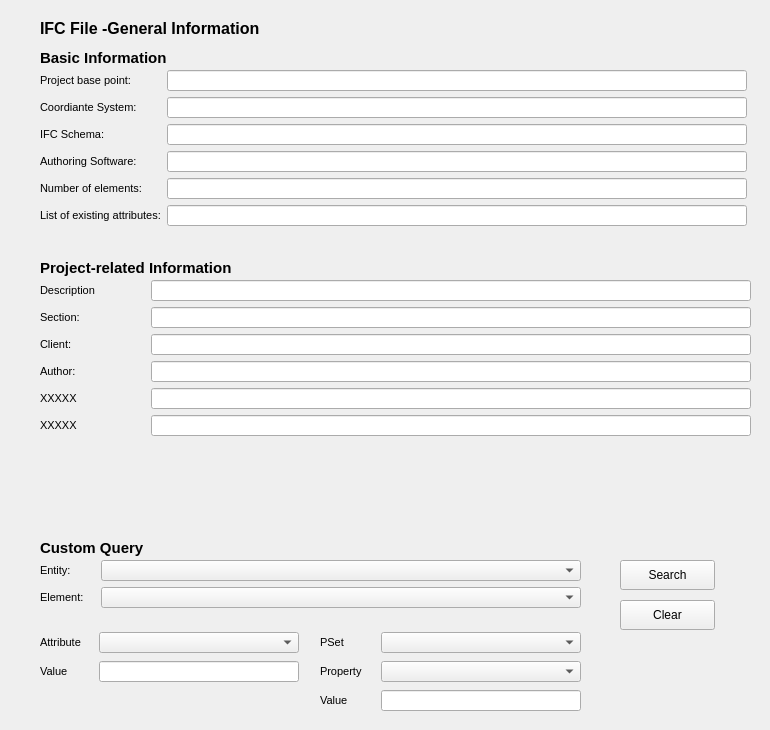
<?xml version="1.0" encoding="UTF-8"?>
<ui version="4.0">
 <class>idsGeneralInfoWindow</class>
 <widget class="QMainWindow" name="idsGeneralInfoWindow">
  <property name="geometry">
   <rect>
    <x>0</x>
    <y>0</y>
    <width>770</width>
    <height>730</height>
   </rect>
  </property>
  <property name="sizePolicy">
   <sizepolicy hsizetype="Fixed" vsizetype="Fixed">
    <horstretch>0</horstretch>
    <verstretch>0</verstretch>
   </sizepolicy>
  </property>
  <property name="minimumSize">
   <size>
    <width>770</width>
    <height>730</height>
   </size>
  </property>
  <property name="maximumSize">
   <size>
    <width>770</width>
    <height>730</height>
   </size>
  </property>
  <property name="windowTitle">
   <string>IDS General Information</string>
  </property>
  <widget class="QWidget" name="centralwidget">
   <widget class="QLabel" name="lbl_ids_info_title">
    <property name="geometry">
     <rect>
      <x>40</x>
      <y>20</y>
      <width>271</width>
      <height>16</height>
     </rect>
    </property>
    <property name="font">
     <font>
      <family>Arial</family>
      <pointsize>12</pointsize>
      <weight>75</weight>
      <bold>true</bold>
     </font>
    </property>
    <property name="text">
     <string>IFC File -General Information</string>
    </property>
   </widget>
   <widget class="QWidget" name="layoutWidget">
    <property name="geometry">
     <rect>
      <x>40</x>
      <y>70</y>
      <width>734</width>
      <height>170</height>
     </rect>
    </property>
    <layout class="QVBoxLayout" name="verticalLayout">
     <property name="sizeConstraint">
      <enum>QLayout::SetFixedSize</enum>
     </property>
     <property name="rightMargin">
      <number>0</number>
     </property>
     <item>
      <layout class="QHBoxLayout" name="horizontalLayout">
       <item>
        <widget class="QLabel" name="lbl_title">
         <property name="sizePolicy">
          <sizepolicy hsizetype="MinimumExpanding" vsizetype="MinimumExpanding">
           <horstretch>0</horstretch>
           <verstretch>0</verstretch>
          </sizepolicy>
         </property>
         <property name="font">
          <font>
           <pointsize>8</pointsize>
          </font>
         </property>
         <property name="text">
          <string>Project base point:</string>
         </property>
        </widget>
       </item>
       <item>
        <widget class="QLineEdit" name="txt_base_point">
         <property name="sizePolicy">
          <sizepolicy hsizetype="Fixed" vsizetype="Fixed">
           <horstretch>0</horstretch>
           <verstretch>0</verstretch>
          </sizepolicy>
         </property>
         <property name="minimumSize">
          <size>
           <width>580</width>
           <height>21</height>
          </size>
         </property>
         <property name="maximumSize">
          <size>
           <width>580</width>
           <height>21</height>
          </size>
         </property>
         <property name="readOnly">
          <bool>true</bool>
         </property>
        </widget>
       </item>
      </layout>
     </item>
     <item>
      <layout class="QHBoxLayout" name="horizontalLayout_2">
       <item>
        <widget class="QLabel" name="lbl_copyright">
         <property name="sizePolicy">
          <sizepolicy hsizetype="MinimumExpanding" vsizetype="MinimumExpanding">
           <horstretch>0</horstretch>
           <verstretch>0</verstretch>
          </sizepolicy>
         </property>
         <property name="font">
          <font>
           <pointsize>8</pointsize>
          </font>
         </property>
         <property name="text">
          <string>Coordiante System:</string>
         </property>
        </widget>
       </item>
       <item>
        <widget class="QLineEdit" name="txt_coordinate_sys">
         <property name="sizePolicy">
          <sizepolicy hsizetype="Fixed" vsizetype="Fixed">
           <horstretch>0</horstretch>
           <verstretch>0</verstretch>
          </sizepolicy>
         </property>
         <property name="minimumSize">
          <size>
           <width>580</width>
           <height>21</height>
          </size>
         </property>
         <property name="maximumSize">
          <size>
           <width>580</width>
           <height>21</height>
          </size>
         </property>
         <property name="readOnly">
          <bool>true</bool>
         </property>
        </widget>
       </item>
      </layout>
     </item>
     <item>
      <layout class="QHBoxLayout" name="horizontalLayout_3">
       <item>
        <widget class="QLabel" name="lbl_version">
         <property name="sizePolicy">
          <sizepolicy hsizetype="MinimumExpanding" vsizetype="MinimumExpanding">
           <horstretch>0</horstretch>
           <verstretch>0</verstretch>
          </sizepolicy>
         </property>
         <property name="font">
          <font>
           <pointsize>8</pointsize>
          </font>
         </property>
         <property name="text">
          <string>IFC Schema:</string>
         </property>
        </widget>
       </item>
       <item>
        <widget class="QLineEdit" name="txt_ifc_schema">
         <property name="sizePolicy">
          <sizepolicy hsizetype="Fixed" vsizetype="Fixed">
           <horstretch>0</horstretch>
           <verstretch>0</verstretch>
          </sizepolicy>
         </property>
         <property name="minimumSize">
          <size>
           <width>580</width>
           <height>21</height>
          </size>
         </property>
         <property name="maximumSize">
          <size>
           <width>580</width>
           <height>21</height>
          </size>
         </property>
         <property name="readOnly">
          <bool>true</bool>
         </property>
        </widget>
       </item>
      </layout>
     </item>
     <item>
      <layout class="QHBoxLayout" name="horizontalLayout_4">
       <item>
        <widget class="QLabel" name="lbl_author">
         <property name="sizePolicy">
          <sizepolicy hsizetype="MinimumExpanding" vsizetype="MinimumExpanding">
           <horstretch>0</horstretch>
           <verstretch>0</verstretch>
          </sizepolicy>
         </property>
         <property name="font">
          <font>
           <pointsize>8</pointsize>
          </font>
         </property>
         <property name="text">
          <string>Authoring Software:</string>
         </property>
        </widget>
       </item>
       <item>
        <widget class="QLineEdit" name="txt_software">
         <property name="sizePolicy">
          <sizepolicy hsizetype="Fixed" vsizetype="Fixed">
           <horstretch>0</horstretch>
           <verstretch>0</verstretch>
          </sizepolicy>
         </property>
         <property name="minimumSize">
          <size>
           <width>580</width>
           <height>21</height>
          </size>
         </property>
         <property name="maximumSize">
          <size>
           <width>580</width>
           <height>21</height>
          </size>
         </property>
         <property name="readOnly">
          <bool>true</bool>
         </property>
        </widget>
       </item>
      </layout>
     </item>
     <item>
      <layout class="QHBoxLayout" name="horizontalLayout_7">
       <item>
        <widget class="QLabel" name="lbl_purpose">
         <property name="sizePolicy">
          <sizepolicy hsizetype="MinimumExpanding" vsizetype="MinimumExpanding">
           <horstretch>0</horstretch>
           <verstretch>0</verstretch>
          </sizepolicy>
         </property>
         <property name="font">
          <font>
           <pointsize>8</pointsize>
          </font>
         </property>
         <property name="text">
          <string>Number of elements:</string>
         </property>
        </widget>
       </item>
       <item>
        <widget class="QLineEdit" name="txt_num_elements">
         <property name="sizePolicy">
          <sizepolicy hsizetype="Fixed" vsizetype="Fixed">
           <horstretch>0</horstretch>
           <verstretch>0</verstretch>
          </sizepolicy>
         </property>
         <property name="minimumSize">
          <size>
           <width>580</width>
           <height>21</height>
          </size>
         </property>
         <property name="maximumSize">
          <size>
           <width>580</width>
           <height>21</height>
          </size>
         </property>
         <property name="readOnly">
          <bool>true</bool>
         </property>
        </widget>
       </item>
      </layout>
     </item>
     <item>
      <layout class="QHBoxLayout" name="horizontalLayout_8">
       <item>
        <widget class="QLabel" name="lbl_milestone">
         <property name="sizePolicy">
          <sizepolicy hsizetype="MinimumExpanding" vsizetype="MinimumExpanding">
           <horstretch>0</horstretch>
           <verstretch>0</verstretch>
          </sizepolicy>
         </property>
         <property name="font">
          <font>
           <pointsize>8</pointsize>
          </font>
         </property>
         <property name="text">
          <string>List of existing attributes:</string>
         </property>
        </widget>
       </item>
       <item>
        <widget class="QLineEdit" name="txt_list_attributes">
         <property name="sizePolicy">
          <sizepolicy hsizetype="Fixed" vsizetype="Fixed">
           <horstretch>0</horstretch>
           <verstretch>0</verstretch>
          </sizepolicy>
         </property>
         <property name="minimumSize">
          <size>
           <width>580</width>
           <height>21</height>
          </size>
         </property>
         <property name="maximumSize">
          <size>
           <width>580</width>
           <height>21</height>
          </size>
         </property>
         <property name="readOnly">
          <bool>true</bool>
         </property>
        </widget>
       </item>
      </layout>
     </item>
    </layout>
   </widget>
   <widget class="QLabel" name="lbl_ids_info_title_2">
    <property name="geometry">
     <rect>
      <x>40</x>
      <y>50</y>
      <width>251</width>
      <height>16</height>
     </rect>
    </property>
    <property name="font">
     <font>
      <family>Arial</family>
      <pointsize>11</pointsize>
      <weight>75</weight>
      <bold>true</bold>
     </font>
    </property>
    <property name="text">
     <string>Basic Information</string>
    </property>
   </widget>
   <widget class="QLabel" name="lbl_ids_info_title_3">
    <property name="geometry">
     <rect>
      <x>40</x>
      <y>260</y>
      <width>251</width>
      <height>16</height>
     </rect>
    </property>
    <property name="font">
     <font>
      <family>Arial</family>
      <pointsize>11</pointsize>
      <weight>75</weight>
      <bold>true</bold>
     </font>
    </property>
    <property name="text">
     <string>Project-related Information</string>
    </property>
   </widget>
   <widget class="QLabel" name="lbl_ids_info_title_4">
    <property name="geometry">
     <rect>
      <x>40</x>
      <y>540</y>
      <width>251</width>
      <height>16</height>
     </rect>
    </property>
    <property name="font">
     <font>
      <family>Arial</family>
      <pointsize>11</pointsize>
      <weight>75</weight>
      <bold>true</bold>
     </font>
    </property>
    <property name="text">
     <string>Custom Query</string>
    </property>
   </widget>
   <widget class="QWidget" name="layoutWidget_2">
    <property name="geometry">
     <rect>
      <x>40</x>
      <y>280</y>
      <width>711</width>
      <height>231</height>
     </rect>
    </property>
    <layout class="QVBoxLayout" name="verticalLayout_2">
     <property name="sizeConstraint">
      <enum>QLayout::SetMaximumSize</enum>
     </property>
     <item>
      <layout class="QHBoxLayout" name="horizontalLayout_5">
       <item>
        <widget class="QLabel" name="lbl_title_2">
         <property name="font">
          <font>
           <pointsize>8</pointsize>
          </font>
         </property>
         <property name="text">
          <string>Description</string>
         </property>
        </widget>
       </item>
       <item>
        <widget class="QLineEdit" name="txt_prj_description">
         <property name="minimumSize">
          <size>
           <width>600</width>
           <height>21</height>
          </size>
         </property>
         <property name="maximumSize">
          <size>
           <width>600</width>
           <height>21</height>
          </size>
         </property>
         <property name="readOnly">
          <bool>true</bool>
         </property>
        </widget>
       </item>
      </layout>
     </item>
     <item>
      <layout class="QHBoxLayout" name="horizontalLayout_6">
       <item>
        <widget class="QLabel" name="lbl_copyright_2">
         <property name="font">
          <font>
           <pointsize>8</pointsize>
          </font>
         </property>
         <property name="text">
          <string>Section:</string>
         </property>
        </widget>
       </item>
       <item>
        <widget class="QLineEdit" name="txt_section">
         <property name="minimumSize">
          <size>
           <width>600</width>
           <height>21</height>
          </size>
         </property>
         <property name="maximumSize">
          <size>
           <width>600</width>
           <height>21</height>
          </size>
         </property>
         <property name="readOnly">
          <bool>true</bool>
         </property>
        </widget>
       </item>
      </layout>
     </item>
     <item>
      <layout class="QHBoxLayout" name="horizontalLayout_9">
       <item>
        <widget class="QLabel" name="lbl_version_2">
         <property name="font">
          <font>
           <pointsize>8</pointsize>
          </font>
         </property>
         <property name="text">
          <string>Client:</string>
         </property>
        </widget>
       </item>
       <item>
        <widget class="QLineEdit" name="txt_client">
         <property name="minimumSize">
          <size>
           <width>600</width>
           <height>21</height>
          </size>
         </property>
         <property name="maximumSize">
          <size>
           <width>600</width>
           <height>21</height>
          </size>
         </property>
         <property name="readOnly">
          <bool>true</bool>
         </property>
        </widget>
       </item>
      </layout>
     </item>
     <item>
      <layout class="QHBoxLayout" name="horizontalLayout_10">
       <item>
        <widget class="QLabel" name="lbl_author_2">
         <property name="font">
          <font>
           <pointsize>8</pointsize>
          </font>
         </property>
         <property name="text">
          <string>Author:</string>
         </property>
        </widget>
       </item>
       <item>
        <widget class="QLineEdit" name="txt_author">
         <property name="minimumSize">
          <size>
           <width>600</width>
           <height>21</height>
          </size>
         </property>
         <property name="maximumSize">
          <size>
           <width>600</width>
           <height>21</height>
          </size>
         </property>
         <property name="readOnly">
          <bool>true</bool>
         </property>
        </widget>
       </item>
      </layout>
     </item>
     <item>
      <layout class="QHBoxLayout" name="horizontalLayout_11">
       <item>
        <widget class="QLabel" name="lbl_purpose_2">
         <property name="font">
          <font>
           <pointsize>8</pointsize>
          </font>
         </property>
         <property name="text">
          <string>XXXXX</string>
         </property>
        </widget>
       </item>
       <item>
        <widget class="QLineEdit" name="txt_author_5">
         <property name="minimumSize">
          <size>
           <width>600</width>
           <height>21</height>
          </size>
         </property>
         <property name="maximumSize">
          <size>
           <width>600</width>
           <height>21</height>
          </size>
         </property>
         <property name="readOnly">
          <bool>true</bool>
         </property>
        </widget>
       </item>
      </layout>
     </item>
     <item>
      <layout class="QHBoxLayout" name="horizontalLayout_12">
       <item>
        <widget class="QLabel" name="lbl_milestone_2">
         <property name="font">
          <font>
           <pointsize>8</pointsize>
          </font>
         </property>
         <property name="text">
          <string>XXXXX</string>
         </property>
        </widget>
       </item>
       <item>
        <widget class="QLineEdit" name="txt_author_6">
         <property name="minimumSize">
          <size>
           <width>600</width>
           <height>21</height>
          </size>
         </property>
         <property name="maximumSize">
          <size>
           <width>600</width>
           <height>21</height>
          </size>
         </property>
         <property name="readOnly">
          <bool>true</bool>
         </property>
        </widget>
       </item>
      </layout>
     </item>
    </layout>
   </widget>
   <widget class="QWidget" name="layoutWidget_3">
    <property name="geometry">
     <rect>
      <x>40</x>
      <y>560</y>
      <width>541</width>
      <height>61</height>
     </rect>
    </property>
    <layout class="QVBoxLayout" name="verticalLayout_4">
     <property name="sizeConstraint">
      <enum>QLayout::SetMaximumSize</enum>
     </property>
     <item>
      <layout class="QHBoxLayout" name="horizontalLayout_19">
       <item>
        <widget class="QLabel" name="lbl_title_4">
         <property name="font">
          <font>
           <pointsize>8</pointsize>
          </font>
         </property>
         <property name="text">
          <string>Entity:</string>
         </property>
        </widget>
       </item>
       <item>
        <widget class="QComboBox" name="combo_entity">
         <property name="sizePolicy">
          <sizepolicy hsizetype="Fixed" vsizetype="Fixed">
           <horstretch>0</horstretch>
           <verstretch>0</verstretch>
          </sizepolicy>
         </property>
         <property name="minimumSize">
          <size>
           <width>480</width>
           <height>21</height>
          </size>
         </property>
         <property name="maximumSize">
          <size>
           <width>480</width>
           <height>21</height>
          </size>
         </property>
        </widget>
       </item>
      </layout>
     </item>
     <item>
      <layout class="QHBoxLayout" name="horizontalLayout_21">
       <item>
        <widget class="QLabel" name="lbl_title_5">
         <property name="font">
          <font>
           <pointsize>8</pointsize>
          </font>
         </property>
         <property name="text">
          <string>Element:</string>
         </property>
        </widget>
       </item>
       <item>
        <widget class="QComboBox" name="combo_instance">
         <property name="sizePolicy">
          <sizepolicy hsizetype="Fixed" vsizetype="Fixed">
           <horstretch>0</horstretch>
           <verstretch>0</verstretch>
          </sizepolicy>
         </property>
         <property name="minimumSize">
          <size>
           <width>480</width>
           <height>21</height>
          </size>
         </property>
         <property name="maximumSize">
          <size>
           <width>480</width>
           <height>21</height>
          </size>
         </property>
        </widget>
       </item>
      </layout>
     </item>
    </layout>
   </widget>
   <widget class="QPushButton" name="btn_search">
    <property name="geometry">
     <rect>
      <x>620</x>
      <y>560</y>
      <width>95</width>
      <height>30</height>
     </rect>
    </property>
    <property name="minimumSize">
     <size>
      <width>95</width>
      <height>30</height>
     </size>
    </property>
    <property name="maximumSize">
     <size>
      <width>95</width>
      <height>30</height>
     </size>
    </property>
    <property name="text">
     <string>Search</string>
    </property>
   </widget>
   <widget class="QPushButton" name="btn_clear">
    <property name="geometry">
     <rect>
      <x>620</x>
      <y>600</y>
      <width>95</width>
      <height>30</height>
     </rect>
    </property>
    <property name="minimumSize">
     <size>
      <width>95</width>
      <height>30</height>
     </size>
    </property>
    <property name="maximumSize">
     <size>
      <width>95</width>
      <height>30</height>
     </size>
    </property>
    <property name="text">
     <string>Clear</string>
    </property>
   </widget>
   <widget class="QWidget" name="">
    <property name="geometry">
     <rect>
      <x>40</x>
      <y>630</y>
      <width>259</width>
      <height>54</height>
     </rect>
    </property>
    <layout class="QVBoxLayout" name="verticalLayout_3">
     <item>
      <layout class="QHBoxLayout" name="horizontalLayout_23">
       <item>
        <widget class="QLabel" name="lbl_title_7">
         <property name="font">
          <font>
           <pointsize>8</pointsize>
          </font>
         </property>
         <property name="text">
          <string>Attribute</string>
         </property>
        </widget>
       </item>
       <item>
        <widget class="QComboBox" name="combo_attribute">
         <property name="sizePolicy">
          <sizepolicy hsizetype="Fixed" vsizetype="Fixed">
           <horstretch>0</horstretch>
           <verstretch>0</verstretch>
          </sizepolicy>
         </property>
         <property name="minimumSize">
          <size>
           <width>200</width>
           <height>21</height>
          </size>
         </property>
         <property name="maximumSize">
          <size>
           <width>200</width>
           <height>21</height>
          </size>
         </property>
        </widget>
       </item>
      </layout>
     </item>
     <item>
      <layout class="QHBoxLayout" name="horizontalLayout_20">
       <item>
        <widget class="QLabel" name="label">
         <property name="font">
          <font>
           <pointsize>8</pointsize>
          </font>
         </property>
         <property name="text">
          <string>Value</string>
         </property>
        </widget>
       </item>
       <item>
        <widget class="QLineEdit" name="txt_value_att">
         <property name="sizePolicy">
          <sizepolicy hsizetype="Fixed" vsizetype="Fixed">
           <horstretch>0</horstretch>
           <verstretch>0</verstretch>
          </sizepolicy>
         </property>
         <property name="minimumSize">
          <size>
           <width>200</width>
           <height>21</height>
          </size>
         </property>
         <property name="maximumSize">
          <size>
           <width>200</width>
           <height>21</height>
          </size>
         </property>
         <property name="readOnly">
          <bool>true</bool>
         </property>
        </widget>
       </item>
      </layout>
     </item>
    </layout>
   </widget>
   <widget class="QWidget" name="">
    <property name="geometry">
     <rect>
      <x>320</x>
      <y>630</y>
      <width>261</width>
      <height>83</height>
     </rect>
    </property>
    <layout class="QVBoxLayout" name="verticalLayout_5">
     <item>
      <layout class="QHBoxLayout" name="horizontalLayout_24">
       <item>
        <widget class="QLabel" name="lbl_title_8">
         <property name="font">
          <font>
           <pointsize>8</pointsize>
          </font>
         </property>
         <property name="text">
          <string>PSet</string>
         </property>
        </widget>
       </item>
       <item>
        <widget class="QComboBox" name="combo_psets">
         <property name="sizePolicy">
          <sizepolicy hsizetype="Fixed" vsizetype="Fixed">
           <horstretch>0</horstretch>
           <verstretch>0</verstretch>
          </sizepolicy>
         </property>
         <property name="minimumSize">
          <size>
           <width>200</width>
           <height>21</height>
          </size>
         </property>
         <property name="maximumSize">
          <size>
           <width>200</width>
           <height>21</height>
          </size>
         </property>
        </widget>
       </item>
      </layout>
     </item>
     <item>
      <layout class="QHBoxLayout" name="horizontalLayout_25">
       <item>
        <widget class="QLabel" name="lbl_title_9">
         <property name="font">
          <font>
           <pointsize>8</pointsize>
          </font>
         </property>
         <property name="text">
          <string>Property</string>
         </property>
        </widget>
       </item>
       <item>
        <widget class="QComboBox" name="combo_props">
         <property name="sizePolicy">
          <sizepolicy hsizetype="Fixed" vsizetype="Fixed">
           <horstretch>0</horstretch>
           <verstretch>0</verstretch>
          </sizepolicy>
         </property>
         <property name="minimumSize">
          <size>
           <width>200</width>
           <height>21</height>
          </size>
         </property>
         <property name="maximumSize">
          <size>
           <width>200</width>
           <height>21</height>
          </size>
         </property>
        </widget>
       </item>
      </layout>
     </item>
     <item>
      <layout class="QHBoxLayout" name="horizontalLayout_22">
       <item>
        <widget class="QLabel" name="label_2">
         <property name="font">
          <font>
           <pointsize>8</pointsize>
          </font>
         </property>
         <property name="text">
          <string>Value</string>
         </property>
        </widget>
       </item>
       <item>
        <widget class="QLineEdit" name="txt_value_prop">
         <property name="sizePolicy">
          <sizepolicy hsizetype="Fixed" vsizetype="Fixed">
           <horstretch>0</horstretch>
           <verstretch>0</verstretch>
          </sizepolicy>
         </property>
         <property name="minimumSize">
          <size>
           <width>200</width>
           <height>21</height>
          </size>
         </property>
         <property name="maximumSize">
          <size>
           <width>200</width>
           <height>21</height>
          </size>
         </property>
         <property name="readOnly">
          <bool>true</bool>
         </property>
        </widget>
       </item>
      </layout>
     </item>
    </layout>
   </widget>
  </widget>
 </widget>
 <resources/>
 <connections/>
</ui>
